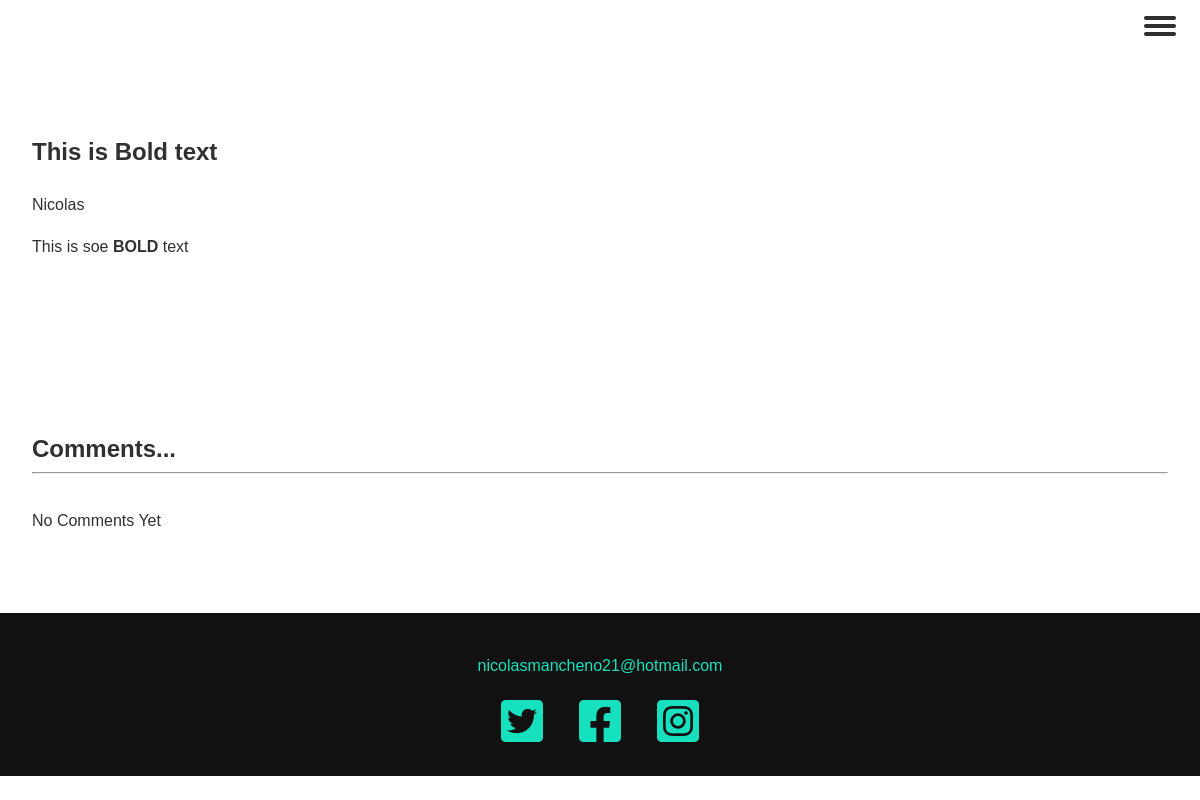
The page /blogpost/4 on the database its author committed.
### Blog/models.py (models this page shows, shortened)
class Post(models.Model):
    title = models.CharField(max_length=255)
    header_image = models.ImageField(null=True, blank = True, upload_to="images/")
    author = models.ForeignKey(User, on_delete=models.CASCADE)
    body = RichTextField(blank=True, null= True)

### Blog/views.py (the view)
# urls.py: path("blogpost/<str:id>", views.blogpost, name="blogpost")
def blogpost(request, id):
    return render(request, "blogpost.html",{
        'post': Post.objects.get(id = id),
        'form': CommentForm
    })

### Blog/Templates/blogpost.html (shortened to what this page needs)
{% extends "layout.html" %}
{% load static %}
{% block body %}
<section>
    <h3>{{post.title}}</h3><br>
    {{post.author.first_name}}
    <p>{{post.body | safe }}</p>
</section>
<section>
    <h3>Comments...</h3>
    <hr>
    <br>
    {% if not  post.comments.all %}
        No Comments Yet
    {% endif %}
</section>
{% endblock %}

### Blog/Static/styles.css (style rules this page uses)
:root { --ff-primary: 'Source Sans Pro', sans-serif; --ff-secondary: 'Source Code Pro', monospace; --fw-reg: 300; --fw-bold: 900; --clr-light: #fff; --clr-dark: #303030; --clr-accent: #16e0bd; --fs-h1: 3rem; --fs-h2: 2.25rem; --fs-h3: 1.25rem; --fs-body: 1rem; --bs: 0.25em 025em 075em rgba(0, 0, 0, 0.25), 0.125m, .125em, 0.25em rgba(0, 0, 0, 0.15); }
@media (min-width: 800px) { :root { --fs-h1: 4.5rem; --fs-h2: 3.75rem; --fs-h3: 1.5rem; --fs-body: 1rem; } }
body { background: var(--clr-light); color: var(--clr-dark); margin: 0; font-family: var(--ff-primary); font-size: var(--fs-body); line-height: 1.6; }
section { padding: 5rem 2rem; }
strong { font-weight: var(--fw-bold); }
h1, h2, h3 { line-height: 1.2; margin: 0; }
h3 { font-size: var(--fs-h3); }

### rows shown on the page
Post: title "This is Bold text", author.first_name "Nicolas", body "This is soe BOLD text"
